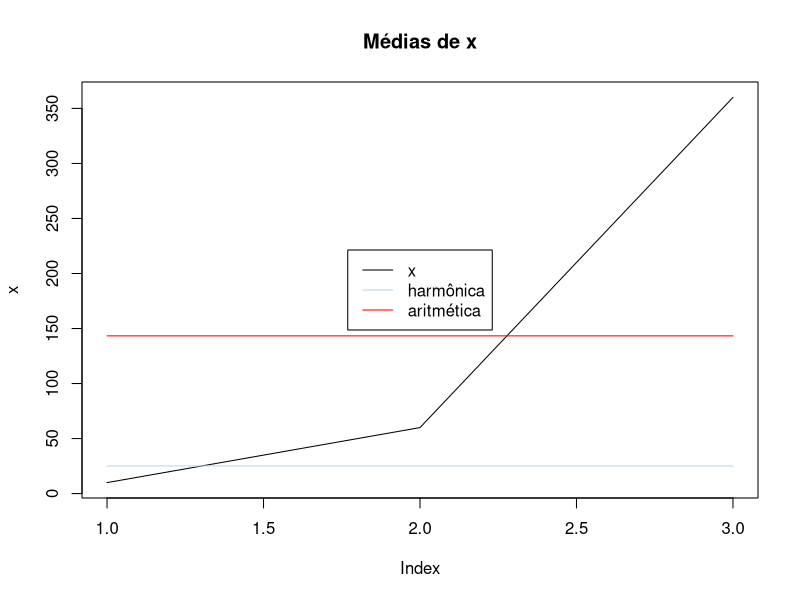
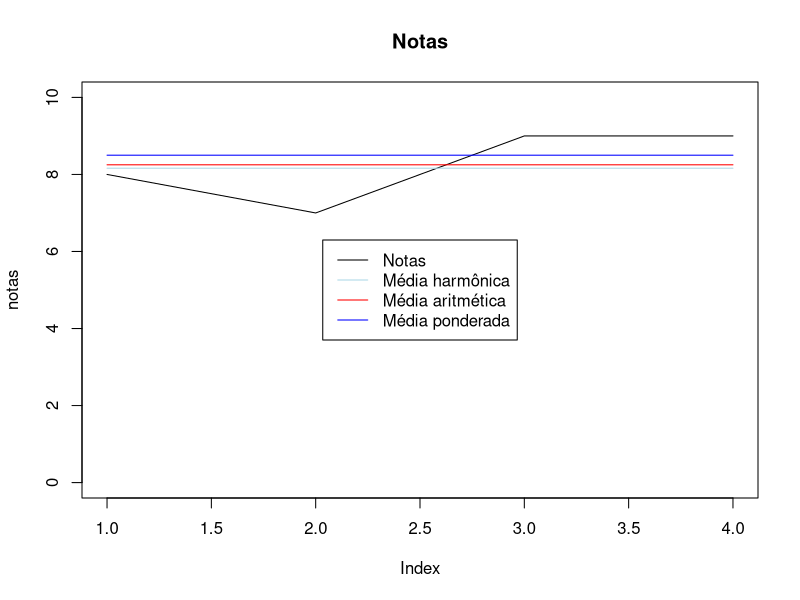
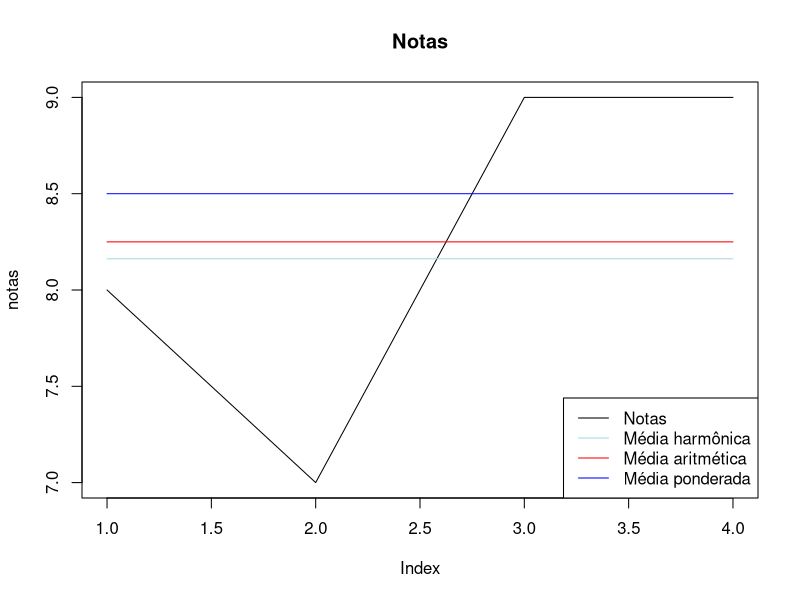

These figures' R source, in order:
#Médias
# #Média aritmética ------------------------------------------------------
x = c(10,60,360)
media = sum(x)/length(x)
media

mean(x)


# Média harmônica ---------------------------------------------------------
#Dados
x = c(10, 60, 360)

#Média harmônica (xh)
#h = n / soma(1/xi, 1/x2, ..., 1/xn)
#Pág. 134 cap4 - Estatística Básica

#Cálculo manual
n <- length(x)
soma_1_x<- 1/x
soma_1_x <- sum(soma_1_x)
h = n / soma_1_x
h

#Função para cálculo da média harmonica de x
harmonica <- function(x) {
  n <- length(x)
  h <- n / sum(1/x)
  return(h)
}


harmonica(x)

#Comparação
plot(x, type="l", main = "Médias de x")
lines(rep(h, 3), col="lightblue")
lines(rep(mean(x), 3), col="red")
legend("center", lty=1,
       legend = c("x", "harmônica", "aritmética"),
       col = c("black", "lightblue", "red"))


# #Média ponderada --------------------------------------------------------
#Média aritmética ponderada
#soma(dados * pesos) / soma(pesos)
notas <- c(8,7,9,9)
pesos <- c(1,2,3,4)
n_p <-notas * pesos 
n_p

media_ponderada <- sum(n_p)/sum(pesos)
media_ponderada

#Função para cálculo da média ponderada x com pesos w
ponderada <- function(x,w){
  np <- x*w
  mp <- sum(np)/sum(w)
  return(mp)
}


ponderada(notas, pesos)


#Comparação notas
plot(notas, type="l", main = "Notas", ylim=c(0,10))
lines(rep(harmonica(notas), 4), col="lightblue")
lines(rep(mean(notas), 4), col="red")
lines(rep(ponderada(notas, pesos), 4), col="blue")
legend("center", lty=1,
       legend = c("Notas", "Média harmônica", "Média aritmética", "Média ponderada"),
       col = c("black", "lightblue", "red", "blue"))


#Comparação notas
plot(notas, type="l", main = "Notas")
lines(rep(harmonica(notas), 4), col="lightblue")
lines(rep(mean(notas), 4), col="red")
lines(rep(ponderada(notas, pesos), 4), col="blue")
legend("bottomright", lty=1,
       legend = c("Notas", "Média harmônica", "Média aritmética", "Média ponderada"),
       col = c("black", "lightblue", "red", "blue"))





#Análise de grandezas inversas
setor <- c("A", "B")
produtividade <- c(15,20)
erros <- c(2,9)



producao <- data.frame(setor=setor,
                       produtividade=produtividade,
                       erros=erros)

producao

producao$meta = 25
producao


producao$qualidade = (producao$produtividade - producao$erros) / producao$produtividade
producao$atingimento <- producao$produtividade / producao$meta
producao


harmonica(producao[1,c("qualidade", "atingimento")])
harmonica(producao[2,c("qualidade", "atingimento")])


mean(c(0.8667,0.6))
mean(c(0.55,0.8))



#Análise de modelos de algoritmos de classificação
precisao <- c(0.8, 0.95)
recall <- c(0.6, 0.3)

#Cálculo do F1 score
harmonica(c(precisao[1], recall[1]))
harmonica(c(precisao[2], recall[2]))
